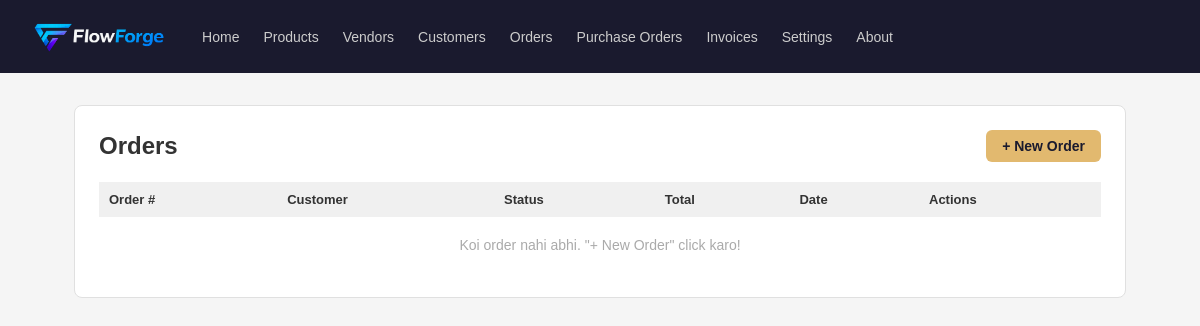
The page /orders on the database as committed earlier.
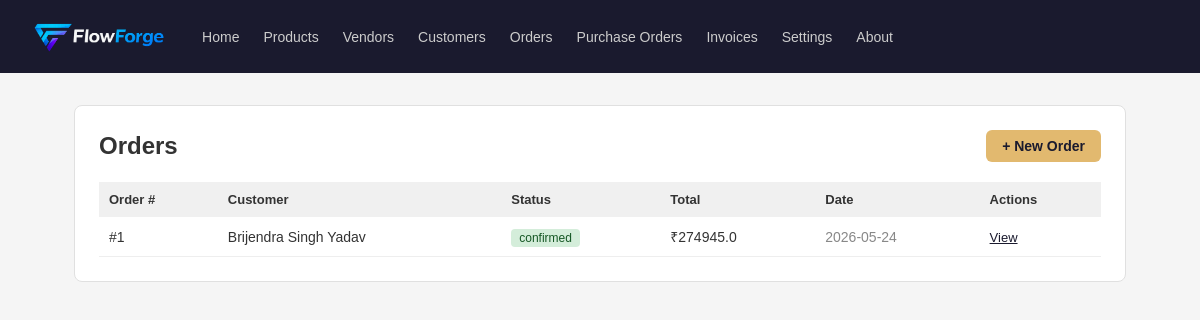
The same page on the database as committed later.
### tables this page shows
CREATE TABLE orders (
            id INTEGER PRIMARY KEY AUTOINCREMENT,
            customer_id INTEGER NOT NULL,
            status TEXT DEFAULT 'pending',
            total_amount REAL DEFAULT 0,
            created_at TIMESTAMP DEFAULT CURRENT_TIMESTAMP,
            FOREIGN KEY (customer_id) REFERENCES customers(id)
        );

CREATE TABLE customers (
            id INTEGER PRIMARY KEY AUTOINCREMENT,
            name TEXT NOT NULL,
            email TEXT,
            phone TEXT,
            address TEXT
        );

### App.py (the view)
@app.route('/orders')
def orders_list():
    db = get_db()
    orders = db.execute('''
        SELECT orders.*, customers.name as customer_name
        FROM orders
        JOIN customers ON orders.customer_id = customers.id
        ORDER BY orders.created_at DESC
    ''').fetchall()
    db.close()
    return render_template('orders/list.html', orders=orders)

### database.py (called while the page is built)
def get_db():
    conn = sqlite3.connect(DATABASE)
    conn.row_factory = sqlite3.Row
    return conn

### templates/orders/list.html (shortened to what this page needs)
{% extends "base.html" %}
{% block content %}
<div class="card">
    <div style="display: flex; justify-content: space-between; align-items: center;">
        <h2>Orders</h2>
        <a href="/orders/add" style="background: #e2b96f; color: #1a1a2e; padding: 8px 16px;
           border-radius: 6px; text-decoration: none; font-size: 14px; font-weight: 600;">
            + New Order
        </a>
    </div>
    <table style="width: 100%; border-collapse: collapse; margin-top: 20px;">
        <thead>
            <tr style="background: #f0f0f0;">
                <th style="padding: 10px; text-align: left; font-size: 13px;">Order #</th>
                <th style="padding: 10px; text-align: left; font-size: 13px;">Customer</th>
                <th style="padding: 10px; text-align: left; font-size: 13px;">Status</th>
                <th style="padding: 10px; text-align: left; font-size: 13px;">Total</th>
                <th style="padding: 10px; text-align: left; font-size: 13px;">Date</th>
                <th style="padding: 10px; text-align: left; font-size: 13px;">Actions</th>
            </tr>
        </thead>
        <tbody>
            {% for order in orders %}
            <tr style="border-bottom: 1px solid #eee;">
                <td style="padding: 10px; font-size: 14px;">#{{ order['id'] }}</td>
                <td style="padding: 10px; font-size: 14px;">{{ order['customer_name'] }}</td>
                <td style="padding: 10px;">
                    <span style="
                        background: {% if order['status'] == 'confirmed' %}#d4edda{% elif order['status'] == 'pending' %}#fff3cd{% else %}#f8d7da{% endif %};
                        color: {% if order['status'] == 'confirmed' %}#155724{% elif order['status'] == 'pending' %}#856404{% else %}#721c24{% endif %};
                        padding: 2px 8px; border-radius: 4px; font-size: 12px;">
                        {{ order['status'] }}
                    </span>
                </td>
                <td style="padding: 10px; font-size: 14px;">₹{{ order['total_amount'] }}</td>
                <td style="padding: 10px; font-size: 14px; color: #888;">{{ order['created_at'][:10] }}</td>
                <td style="padding: 10px;">
                    <a href="/orders/{{ order['id'] }}"
                       style="font-size: 13px; color: #1a1a2e; margin-right: 12px;">View</a>
                </td>
            </tr>
            {% else %}
            <tr>
                <td colspan="6" style="padding: 20px; text-align: center; color: #aaa; font-size: 14px;">
                    Koi order nahi abhi. "+ New Order" click karo!
                </td>
            </tr>
            {% endfor %}
        </tbody>
    </table>
</div>
{% endblock %}

Rows that differ between the two databases and show on the page:
added orders: id "1", customer_name "Brijendra Singh Yadav", status "confirmed", total_amount "274945.0", created_at "2026-05-24"
Other text that changed with them:
text no longer shown: "Koi order nahi abhi. \"+ New Order\" click karo!"
